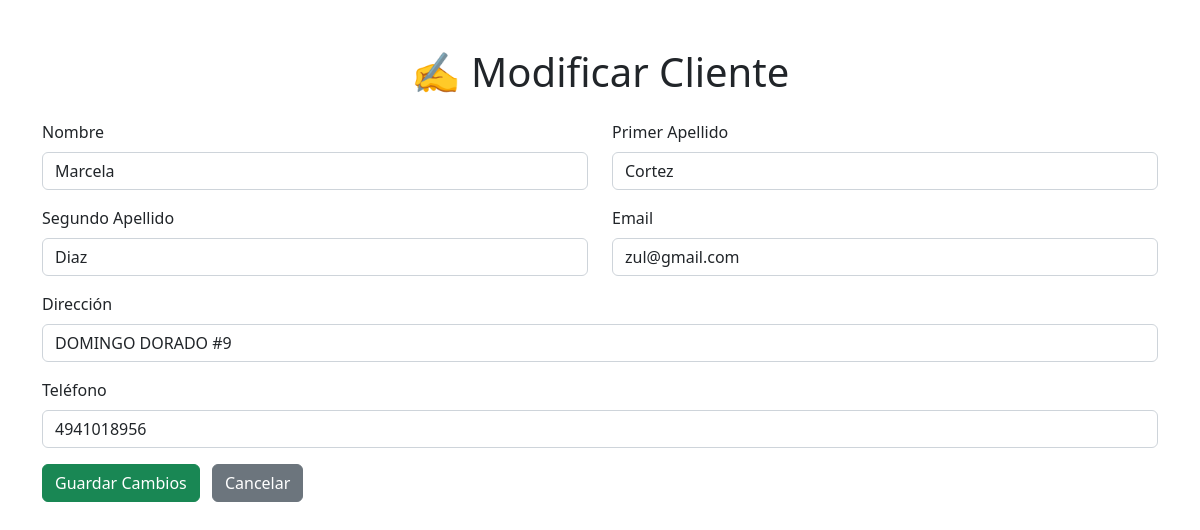
The page /0_proyecto_con_xamp/php/controllers/ABCC_Clientes/formularios/actualizacion_formCliente.php?accion=actualizar&id=1 (signed in) on the database its author committed.
### tables this page shows
CREATE TABLE `cliente` (
  `idCliente` int NOT NULL AUTO_INCREMENT,
  `Nombre` varchar(45) DEFAULT NULL,
  `Apellido1` varchar(45) DEFAULT NULL,
  `Apellido2` varchar(45) DEFAULT NULL,
  `Direccion` varchar(200) DEFAULT NULL,
  `Telefono` varchar(15) DEFAULT NULL,
  `Email` varchar(45) DEFAULT NULL,
  PRIMARY KEY (`idCliente`)
);

### 0_proyecto_con_xamp/php/database/conexion_bdd_autos_amistosos.php (called while the page is built, shortened)
<?php
class ConexionBDautosAmistosos {
    private static $instancia = null;
    private $conexion;
    private $host = "localhost";
    private $puerto = "3306";
    private $usuario = "dianita";
    private $password = "dianita";
    private $bd = "autos_amistosos";
    private function __construct() {
        $dsn = "mysql:host={$this->host};port={$this->puerto};dbname={$this->bd}";
        try {
            $this->conexion = new PDO($dsn, $this->usuario, $this->password);
            $this->conexion->setAttribute(PDO::ATTR_ERRMODE, PDO::ERRMODE_EXCEPTION);
        } catch (PDOException $e) {
            throw new Exception("Error en la conexión a la BD de Autos: " . $e->getMessage());
        }
    }
    public static function getInstancia(): ConexionBDautosAmistosos {
        if (self::$instancia === null) {
            self::$instancia = new self();
        }
        return self::$instancia;
    }
    public function getConexion(): PDO {
        return $this->conexion;
    }
}
?>

### 0_proyecto_con_xamp/php/controllers/ABCC_Clientes/clienteDAO.php (called while the page is built, shortened)
<?php
include_once(__DIR__ . '../../../database/conexion_bdd_autos_amistosos.php');
class ClienteDAO {
    private $conexion;
  public function __construct(){
    $instancia_singleton = ConexionBDautosAmistosos::getInstancia();
    $this->conexion = $instancia_singleton->getConexion();
}
    public function obtenerPorId($idCliente) {
        $sql = "SELECT idCliente, Nombre, Apellido1, Apellido2, Direccion, Telefono, Email
                FROM Cliente
                WHERE idCliente = ?";
        try {
            $stmt = $this->conexion->prepare($sql);
            $stmt->execute([$idCliente]);
            return $stmt->fetch(PDO::FETCH_ASSOC);
        } catch (PDOException $e) {
            error_log("Error al obtener Cliente por ID: " . $e->getMessage());
            return false;
        }
    }
}
?>

### 0_proyecto_con_xamp/php/controllers/ABCC_Clientes/formularios/actualizacion_formCliente.php (the view, shortened to what this page needs)
<?php
include_once('../clienteDAO.php');
include_once('../../../database/conexion_bdd_autos_amistosos.php');
$clienteDAO = new clienteDAO();
$cliente_datos = null;
$id = $_GET['id'] ?? null;
if ($id) {
    $cliente_datos = $clienteDAO->obtenerPorId($id);
} else {
    header('Location: ../clientes_lista.php?status=error_id');
    exit();
}
$nombre = $cliente_datos['Nombre'] ?? '';
$apellido1 = $cliente_datos['Apellido1'] ?? '';
$apellido2 = $cliente_datos['Apellido2'] ?? '';
$direccion = $cliente_datos['Direccion'] ?? '';
$telefono = $cliente_datos['Telefono'] ?? '';
$email = $cliente_datos['Email'] ?? '';
?>
<!DOCTYPE html>
<html lang="es">
<head>
    <link href="https://cdn.jsdelivr.net/npm/bootstrap@5.2.3/dist/css/bootstrap.min.css" rel="stylesheet">
</head>
<body>
    <div class="container mt-5">
        <h1 class="text-center mb-4">✍️ Modificar Cliente</h1>
        <form action="../procesar_cambiosCliente.php" method="POST">
            <div class="row mb-3">
                <div class="col-md-6">
                    <label for="nombre" class="form-label">Nombre</label>
                    <input type="text" class="form-control" id="nombre" name="nombre"
                           value="<?php echo htmlspecialchars($nombre); ?>" required>
                </div>
                <div class="col-md-6">
                    <label for="apellido1" class="form-label">Primer Apellido</label>
                    <input type="text" class="form-control" id="apellido1" name="apellido1"
                           value="<?php echo htmlspecialchars($apellido1); ?>" required>
                </div>
            </div>
            <div class="row mb-3">
                <div class="col-md-6">
                    <label for="apellido2" class="form-label">Segundo Apellido</label>
                    <input type="text" class="form-control" id="apellido2" name="apellido2"
                           value="<?php echo htmlspecialchars($apellido2); ?>">
                </div>
                <div class="col-md-6">
                    <label for="email" class="form-label">Email</label>
                    <input type="email" class="form-control" id="email" name="email"
                           value="<?php echo htmlspecialchars($email); ?>">
                </div>
            </div>
            <div class="mb-3">
                <label for="direccion" class="form-label">Dirección</label>
                <input type="text" class="form-control" id="direccion" name="direccion"
                       value="<?php echo htmlspecialchars($direccion); ?>">
            </div>
            <div class="mb-3">
                <label for="telefono" class="form-label">Teléfono</label>
                <input type="text" class="form-control" id="telefono" name="telefono"
                       value="<?php echo htmlspecialchars($telefono); ?>">
            </div>
            <button type="submit" class="btn btn-success me-2">Guardar Cambios</button>
            <a href="./formulario_cambiosCliente.php" class="btn btn-secondary">Cancelar</a>
        </form>
    </div>
</body>
</html>

### rows shown on the page
cliente: nombre "Marcela", apellido1 "Cortez", apellido2 "Diaz", email "zul@gmail.com", direccion "DOMINGO DORADO #9", telefono "4941018956"
